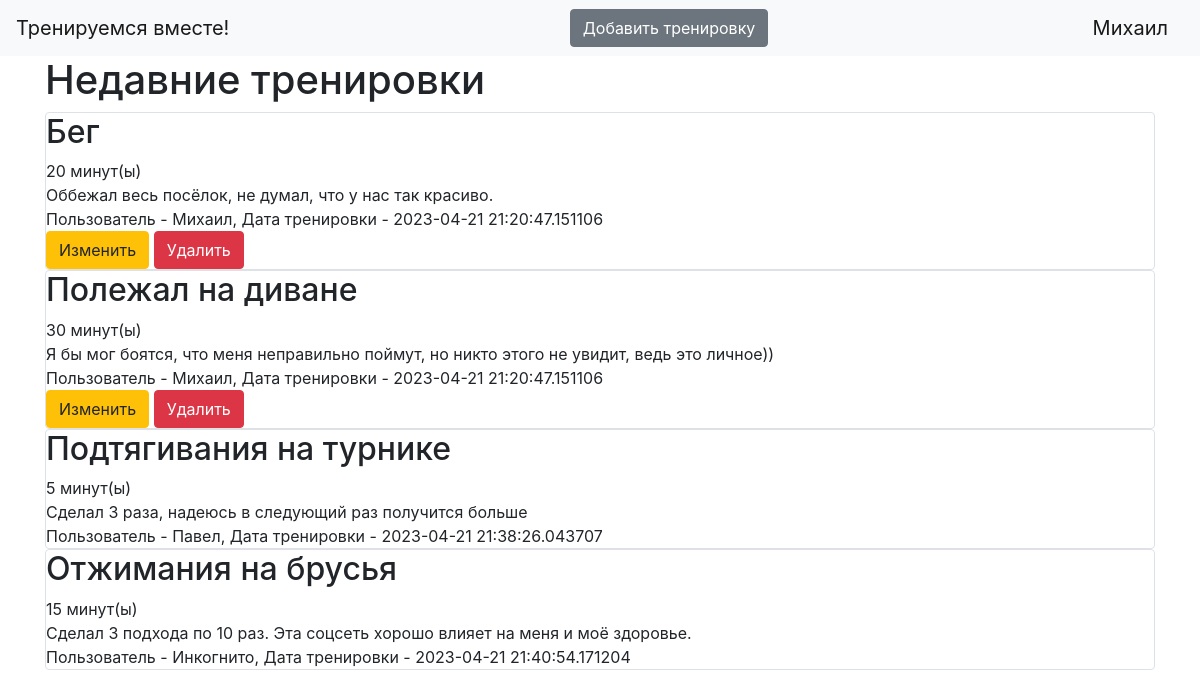
The page / (signed in) on the database its author committed.
### data/users.py (models this page shows, shortened)
class User(SqlAlchemyBase, UserMixin):
    __tablename__ = 'users'
    id = sqlalchemy.Column(sqlalchemy.Integer,
                           primary_key=True, autoincrement=True)
    name = sqlalchemy.Column(sqlalchemy.String, nullable=True)
    about = sqlalchemy.Column(sqlalchemy.String, nullable=True)
    email = sqlalchemy.Column(sqlalchemy.String,
                              index=True, unique=True, nullable=True)
    hashed_password = sqlalchemy.Column(sqlalchemy.String, nullable=True)
    created_date = sqlalchemy.Column(sqlalchemy.DateTime,
                                     default=datetime.datetime.now)

### data/newss.py (models this page shows)
class News(SqlAlchemyBase):
    __tablename__ = 'news'
    id = sqlalchemy.Column(sqlalchemy.Integer,
                           primary_key=True, autoincrement=True)
    title = sqlalchemy.Column(sqlalchemy.String, nullable=True)
    duration = sqlalchemy.Column(sqlalchemy.Integer, nullable=True)
    content = sqlalchemy.Column(sqlalchemy.String, nullable=True)
    created_date = sqlalchemy.Column(sqlalchemy.DateTime,
                                     default=datetime.datetime.now())
    is_private = sqlalchemy.Column(sqlalchemy.Boolean, default=True)
    user_id = sqlalchemy.Column(sqlalchemy.Integer,
                                sqlalchemy.ForeignKey("users.id"))
    user = orm.relationship('User')

### main.py (the view)
@app.route("/")
def index():
    db_sess = db_session.create_session()
    news = db_sess.query(newss.News).filter(newss.News.is_private != True)
    if current_user.is_authenticated:
        news = db_sess.query(newss.News).filter(
            (newss.News.user == current_user) | (newss.News.is_private != True))
    else:
        news = db_sess.query(newss.News).filter(newss.News.is_private != True)
    return render_template("index.html", news=news)

### data/db_session.py (called while the page is built)
def create_session() -> Session:
    global __factory
    return __factory()

### main.py (called while the page is built)
@login_manager.user_loader
def load_user(user_id):
    db_sess = db_session.create_session()
    return db_sess.query(users.User).get(user_id)

### templates/index.html
{% extends "base.html" %}
{% block content %}
<h1>Недавние тренировки</h1>
{% for item in news%}
<div class="col-md6 border rounded">
    <h2>{{item.title}}</h2>
    <div>
        {{item.duration}} минут(ы)
    </div>
    <div>
        {{item.content}}
    </div>
    <div>
        Пользователь - {{item.user.name}}, Дата тренировки - {{item.created_date}}
    </div>
{% if current_user.is_authenticated and current_user == item.user %}
    <div>
        <a href="/news/{{ item.id }}" class="btn btn-warning">
            Изменить
        </a>
        <a href="/news_delete/{{ item.id }}" class="btn btn-danger">
            Удалить
        </a>
    </div>
{% endif %}
</div>
{% endfor %}
{% endblock %}

### templates/base.html (shortened to what this page needs)
<!doctype html>
<html lang="en">
<head>
    <link rel="stylesheet"
          href="https://stackpath.bootstrapcdn.com/bootstrap/4.4.1/css/bootstrap.min.css"
>
</head>
<body>
<header>
    <nav class="navbar navbar-light bg-light">
        <a class="navbar-brand" href="#">Тренируемся вместе!</a>
	{% if current_user.is_authenticated %}
    		<a href="news" class="btn btn-secondary">Добавить тренировку</a>
	{% endif %}
	{% if current_user.is_authenticated %}
    		<a class="navbar-brand" href="/logout">{{ current_user.name }}</a>
	{% else %}
    		<p>
        		<a class="btn btn-primary " href="/register">Зарегистрироваться</a>
        		<a class="btn btn-success" href="/login">Войти</a>
    		</p>
	{% endif %}
    </nav>
</header>
<main role="main" class="container">
    {% block content %}{% endblock %}
</main>
</body>
</html>

### rows shown on the page
User: name "Михаил"
News: title "Бег", duration "20", content "Оббежал весь посёлок, не думал, что у нас так красиво.", user.name "Михаил", created_date "2023-04-21 21:20:47.151106"
News: title "Полежал на диване", duration "30", content "Я бы мог боятся, что меня неправильно поймут, но никто этого не увидит, ведь это личное))", user.name "Михаил", created_date "2023-04-21 21:20:47.151106"
News: title "Подтягивания на турнике", duration "5", content "Сделал 3 раза, надеюсь в следующий раз получится больше", user.name "Павел", created_date "2023-04-21 21:38:26.043707"
News: title "Отжимания на брусья", duration "15", content "Сделал 3 подхода по 10 раз. Эта соцсеть хорошо влияет на меня и моё здоровье.", user.name "Инкогнито", created_date "2023-04-21 21:40:54.171204"
